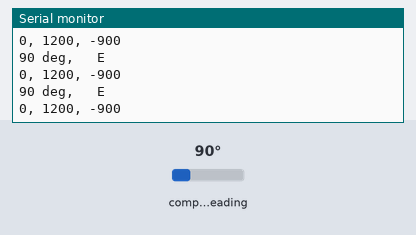
Bench run of a sketch on a simulated Arduino Uno, built with avr-gcc and run on an emulated ATmega328P. Parts: the last lines printed to the serial monitor. The inputs (shaded band) are chosen by the test bench; at power-on: compass heading 90°.

Above: at 1.3 s.
1.4 s: compass heading set to 7°
At 1.82 s:
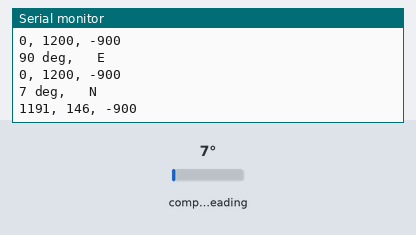
3.5 s: compass heading set to 180°
At 3.83 s:
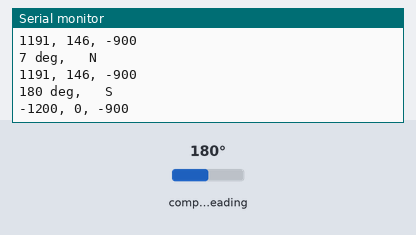
5.5 s: compass heading set to 269°
At 5.84 s:
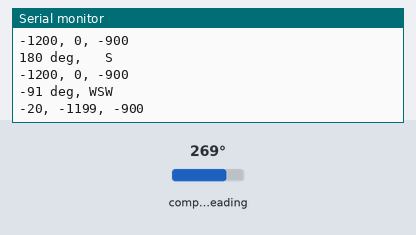
7.5 s: compass heading set to 352°
At 7.84 s:
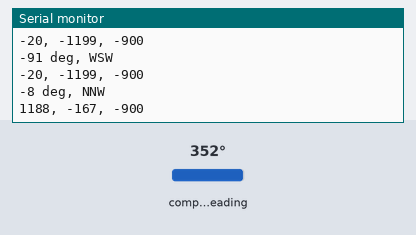
Timing chart, 0 to 10.5 s (numbered marks = the images above; inputs shaded):
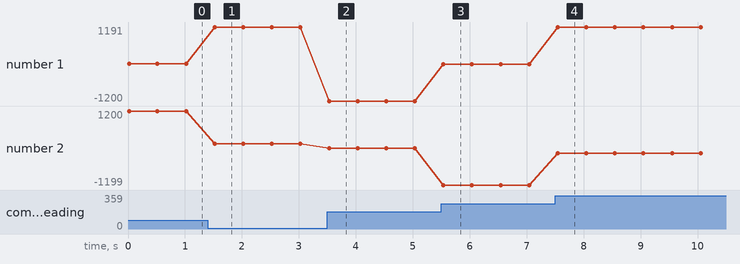

Measured:
- after the input at 1.4 s, the serial monitor: prints a new line after 0.11 s (image 1)
- after the input at 3.5 s, the serial monitor: prints a new line at once (image 2)
- after the input at 5.5 s, the serial monitor: prints a new line at once (image 3)
- after the input at 7.5 s, the serial monitor: prints a new line at once (image 4)
- plotted number 1: 0 → 1191 after the input at 1.4 s, 1191 → -1200 after the input at 3.5 s, -1200 → -20 after the input at 5.5 s, -20 → 1188 after the input at 7.5 s
- plotted number 2: 1200 → 146 after the input at 1.4 s, 0 → -1199 after the input at 5.5 s, -1199 → -167 after the input at 7.5 s

The sketch:

compass.ino
```cpp
// https://github.com/mprograms/QMC5883LCompass

// This is I2C bus-based so must use pins A4 (SDA serial data) and A5 (SCL clock) because of Wire library.
// Can also use other bus-based devices on same pins.
// https://www.arduino.cc/en/Reference/Wire

#include <Wire.h>    // redundant
#include <QMC5883LCompass.h>
// Grove HMC 5883L.h

QMC5883LCompass compass;


void setup()
{
  Serial.begin( 9600 );
  Serial.println("\n\nCompass!");

  Wire.begin();
  compass.setADDR( 0x1E );  // bad board? Should be 0x0D
  compass.init();
  compass.setADDR( 0x1E );  // bad board? Should be 0x0D

  // compass.setMode( 0x01, 0x00, 0x00, 0xC0);
  // default:  setMode(0x01,0x0C,0x10,0X00);

}

void loop()
{
  compass.read();

  int x = compass.getX();
  int y = compass.getY();
  int z = compass.getZ();

  int azimuth = compass.getAzimuth();  // degrees
  byte bearing = compass.getBearing( azimuth );  // N, NNW, etc 0-15

  char dirStr[4] = "XXX";  // dummy 3 char string so /0 is set properly, because this code sucks
  compass.getDirection( dirStr, azimuth);

  Serial.print( azimuth ); Serial.print(" deg, ");
  Serial.println( dirStr );
  Serial.print( x ); Serial.print(", ");
  Serial.print( y ); Serial.print(", ");
  Serial.println( z );

  delay(500);
}
```
